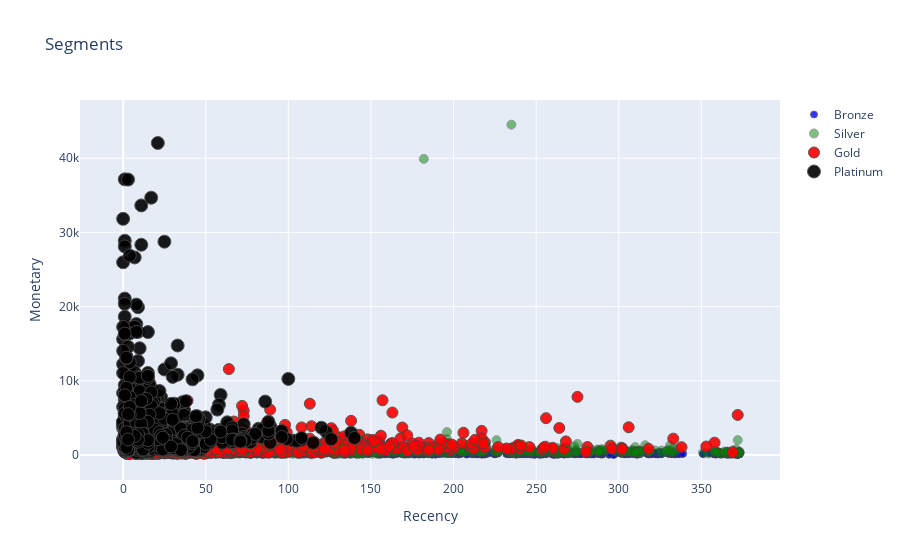

Notebook cell for this chart:
### Code cell
plot_data = [
    gobj.Scatter(
        x=graph.query("Customer_Tier == 'Bronze'")['Recency'],
        y=graph.query("Customer_Tier == 'Bronze'")['Monetary'],
        mode='markers',
        name='Bronze',
        marker= dict(size= 7,
            line= dict(width=1),
            color= 'blue',
            opacity= 0.8
           )
    ),
        gobj.Scatter(
        x=graph.query("Customer_Tier == 'Silver'")['Recency'],
        y=graph.query("Customer_Tier == 'Silver'")['Monetary'],
        mode='markers',
        name='Silver',
        marker= dict(size= 9,
            line= dict(width=1),
            color= 'green',
            opacity= 0.5
           )
    ),
        gobj.Scatter(
        x=graph.query("Customer_Tier == 'Gold'")['Recency'],
        y=graph.query("Customer_Tier == 'Gold'")['Monetary'],
        mode='markers',
        name='Gold',
        marker= dict(size= 11,
            line= dict(width=1),
            color= 'red',
            opacity= 0.9
           )
    ),
    gobj.Scatter(
        x=graph.query("Customer_Tier == 'Platinum'")['Recency'],
        y=graph.query("Customer_Tier == 'Platinum'")['Monetary'],
        mode='markers',
        name='Platinum',
        marker= dict(size= 13,
            line= dict(width=1),
            color= 'black',
            opacity= 0.9
           )
    ),
]

plot_layout = gobj.Layout(
        yaxis= {'title': "Monetary"},
        xaxis= {'title': "Recency"},
        title='Segments'
    )
fig = gobj.Figure(data=plot_data, layout=plot_layout)
po.iplot(fig)

### Figure 1 — Plotly figure (JSON) as saved in the notebook; plotly's stock layout.template omitted (floating-point values rounded to 4 significant figures; data arrays with more than 128 entries replaced by an {"elided": "..."} marker saying what was removed)
{"data": [{"marker": {"color": "blue", "line": {"width": 1}, "opacity": 0.8, "size": 7}, "mode": "markers", "name": "Bronze", "type": "scatter", "x": {"elided": "705 int values"}, "y": {"elided": "705 float values"}}, {"marker": {"color": "green", "line": {"width": 1}, "opacity": 0.5, "size": 9}, "mode": "markers", "name": "Silver", "type": "scatter", "x": {"elided": "894 int values"}, "y": {"elided": "894 float values"}}, {"marker": {"color": "red", "line": {"width": 1}, "opacity": 0.9, "size": 11}, "mode": "markers", "name": "Gold", "type": "scatter", "x": {"elided": "1180 int values"}, "y": {"elided": "1180 float values"}}, {"marker": {"color": "black", "line": {"width": 1}, "opacity": 0.9, "size": 13}, "mode": "markers", "name": "Platinum", "type": "scatter", "x": {"elided": "1123 int values"}, "y": {"elided": "1123 float values"}}], "layout": {"title": {"text": "Segments"}, "xaxis": {"title": {"text": "Recency"}}, "yaxis": {"title": {"text": "Monetary"}}}}
